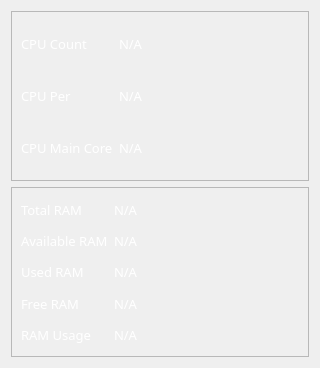
            <widget class="QWidget" name="cpu_and_memory">
             <layout class="QVBoxLayout" name="verticalLayout_4">
              <item>
               <widget class="QFrame" name="cpu_info_frame">
                <property name="frameShape">
                 <enum>QFrame::StyledPanel</enum>
                </property>
                <property name="frameShadow">
                 <enum>QFrame::Raised</enum>
                </property>
                <layout class="QGridLayout" name="gridLayout_3">
                 <item row="1" column="0">
                  <widget class="QLabel" name="label_16">
                   <property name="font">
                    <font>
                     <family>Noto Sans</family>
                     <pointsize>10</pointsize>
                    </font>
                   </property>
                   <property name="styleSheet">
                    <string notr="true">color: rgb(255, 255, 255);</string>
                   </property>
                   <property name="text">
                    <string>CPU Per</string>
                   </property>
                  </widget>
                 </item>
                 <item row="2" column="0">
                  <widget class="QLabel" name="label_19">
                   <property name="font">
                    <font>
                     <family>Noto Sans</family>
                     <pointsize>10</pointsize>
                    </font>
                   </property>
                   <property name="styleSheet">
                    <string notr="true">color: rgb(255, 255, 255);</string>
                   </property>
                   <property name="text">
                    <string>CPU Main Core</string>
                   </property>
                  </widget>
                 </item>
                 <item row="0" column="0">
                  <widget class="QLabel" name="label_12">
                   <property name="font">
                    <font>
                     <family>Noto Sans</family>
                     <pointsize>10</pointsize>
                    </font>
                   </property>
                   <property name="styleSheet">
                    <string notr="true">color: rgb(255, 255, 255);</string>
                   </property>
                   <property name="text">
                    <string>CPU Count</string>
                   </property>
                  </widget>
                 </item>
                 <item row="0" column="1">
                  <widget class="QLabel" name="label_17">
                   <property name="font">
                    <font>
                     <family>Noto Sans</family>
                     <pointsize>10</pointsize>
                    </font>
                   </property>
                   <property name="styleSheet">
                    <string notr="true">color: rgb(255, 255, 255);</string>
                   </property>
                   <property name="text">
                    <string>N/A</string>
                   </property>
                  </widget>
                 </item>
                 <item row="1" column="1">
                  <widget class="QLabel" name="label_18">
                   <property name="font">
                    <font>
                     <family>Noto Sans</family>
                     <pointsize>10</pointsize>
                    </font>
                   </property>
                   <property name="styleSheet">
                    <string notr="true">color: rgb(255, 255, 255);</string>
                   </property>
                   <property name="text">
                    <string>N/A</string>
                   </property>
                  </widget>
                 </item>
                 <item row="2" column="1">
                  <widget class="QLabel" name="label_20">
                   <property name="font">
                    <font>
                     <family>Noto Sans</family>
                     <pointsize>10</pointsize>
                    </font>
                   </property>
                   <property name="styleSheet">
                    <string notr="true">color: rgb(255, 255, 255);</string>
                   </property>
                   <property name="text">
                    <string>N/A</string>
                   </property>
                  </widget>
                 </item>
                 <item row="0" column="3" rowspan="3">
                  <widget class="roundProgressBar" name="widget_13" native="true">
                   <property name="minimumSize">
                    <size>
                     <width>150</width>
                     <height>150</height>
                    </size>
                   </property>
                   <property name="maximumSize">
                    <size>
                     <width>150</width>
                     <height>150</height>
                    </size>
                   </property>
                  </widget>
                 </item>
                </layout>
               </widget>
              </item>
              <item>
               <widget class="QFrame" name="ram_info_frame">
                <property name="frameShape">
                 <enum>QFrame::StyledPanel</enum>
                </property>
                <property name="frameShadow">
                 <enum>QFrame::Raised</enum>
                </property>
                <layout class="QGridLayout" name="gridLayout_4">
                 <item row="3" column="1">
                  <widget class="QLabel" name="label_29">
                   <property name="font">
                    <font>
                     <family>Noto Sans</family>
                     <pointsize>10</pointsize>
                    </font>
                   </property>
                   <property name="styleSheet">
                    <string notr="true">color: rgb(255, 255, 255);</string>
                   </property>
                   <property name="text">
                    <string>N/A</string>
                   </property>
                  </widget>
                 </item>
                 <item row="0" column="0">
                  <widget class="QLabel" name="label_21">
                   <property name="font">
                    <font>
                     <family>Noto Sans</family>
                     <pointsize>10</pointsize>
                    </font>
                   </property>
                   <property name="styleSheet">
                    <string notr="true">color: rgb(255, 255, 255);</string>
                   </property>
                   <property name="text">
                    <string>Total RAM</string>
                   </property>
                  </widget>
                 </item>
                 <item row="2" column="1">
                  <widget class="QLabel" name="label_28">
                   <property name="font">
                    <font>
                     <family>Noto Sans</family>
                     <pointsize>10</pointsize>
                    </font>
                   </property>
                   <property name="styleSheet">
                    <string notr="true">color: rgb(255, 255, 255);</string>
                   </property>
                   <property name="text">
                    <string>N/A</string>
                   </property>
                  </widget>
                 </item>
                 <item row="2" column="0">
                  <widget class="QLabel" name="label_25">
                   <property name="font">
                    <font>
                     <family>Noto Sans</family>
                     <pointsize>10</pointsize>
                    </font>
                   </property>
                   <property name="styleSheet">
                    <string notr="true">color: rgb(255, 255, 255);</string>
                   </property>
                   <property name="text">
                    <string>Used RAM</string>
                   </property>
                  </widget>
                 </item>
                 <item row="3" column="0">
                  <widget class="QLabel" name="label_26">
                   <property name="font">
                    <font>
                     <family>Noto Sans</family>
                     <pointsize>10</pointsize>
                    </font>
                   </property>
                   <property name="styleSheet">
                    <string notr="true">color: rgb(255, 255, 255);</string>
                   </property>
                   <property name="text">
                    <string>Free RAM</string>
                   </property>
                  </widget>
                 </item>
                 <item row="4" column="0">
                  <widget class="QLabel" name="label_27">
                   <property name="font">
                    <font>
                     <family>Noto Sans</family>
                     <pointsize>10</pointsize>
                    </font>
                   </property>
                   <property name="styleSheet">
                    <string notr="true">color: rgb(255, 255, 255);</string>
                   </property>
                   <property name="text">
                    <string>RAM Usage</string>
                   </property>
                  </widget>
                 </item>
                 <item row="0" column="1">
                  <widget class="QLabel" name="label_23">
                   <property name="font">
                    <font>
                     <family>Noto Sans</family>
                     <pointsize>10</pointsize>
                    </font>
                   </property>
                   <property name="styleSheet">
                    <string notr="true">color: rgb(255, 255, 255);</string>
                   </property>
                   <property name="text">
                    <string>N/A</string>
                   </property>
                  </widget>
                 </item>
                 <item row="1" column="0">
                  <widget class="QLabel" name="label_22">
                   <property name="font">
                    <font>
                     <family>Noto Sans</family>
                     <pointsize>10</pointsize>
                    </font>
                   </property>
                   <property name="styleSheet">
                    <string notr="true">color: rgb(255, 255, 255);</string>
                   </property>
                   <property name="text">
                    <string>Available RAM</string>
                   </property>
                  </widget>
                 </item>
                 <item row="4" column="1">
                  <widget class="QLabel" name="label_30">
                   <property name="font">
                    <font>
                     <family>Noto Sans</family>
                     <pointsize>10</pointsize>
                    </font>
                   </property>
                   <property name="styleSheet">
                    <string notr="true">color: rgb(255, 255, 255);</string>
                   </property>
                   <property name="text">
                    <string>N/A</string>
                   </property>
                  </widget>
                 </item>
                 <item row="1" column="1">
                  <widget class="QLabel" name="label_24">
                   <property name="font">
                    <font>
                     <family>Noto Sans</family>
                     <pointsize>10</pointsize>
                    </font>
                   </property>
                   <property name="styleSheet">
                    <string notr="true">color: rgb(255, 255, 255);</string>
                   </property>
                   <property name="text">
                    <string>N/A</string>
                   </property>
                  </widget>
                 </item>
                 <item row="0" column="2" rowspan="5">
                  <widget class="spiralProgressBar" name="ram_usage" native="true">
                   <property name="minimumSize">
                    <size>
                     <width>150</width>
                     <height>150</height>
                    </size>
                   </property>
                   <property name="maximumSize">
                    <size>
                     <width>150</width>
                     <height>150</height>
                    </size>
                   </property>
                  </widget>
                 </item>
                </layout>
               </widget>
              </item>
             </layout>
            </widget>
